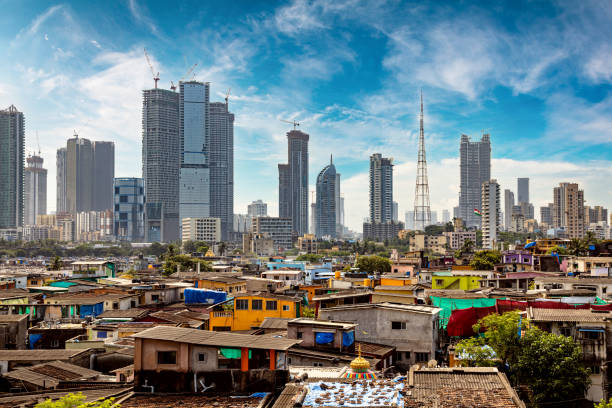
#> input picture day.jpg, 612 x 408 px
$ python app.py
#> lines starting #> are read from the running program, lines starting #| are printed output that depends on the picture
import numpy as np
from imageio import imread,imwrite
import cv2

img = imread('day.jpg')
#> img is the input picture: shape (408, 612, 3); mean R, G, B 113.6, 127.9, 131.2

arr = img *np.array([0.3,0.3,0.4])  #[0.1,0.2,0.5] og array
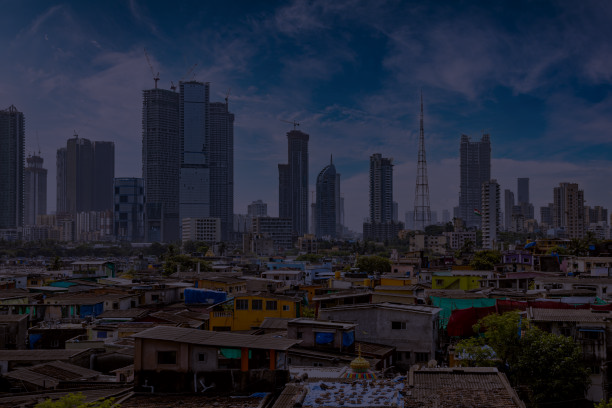
#> arr: shape (408, 612, 3) float64; mean R, G, B 34.1, 38.4, 52.5
arr2 = (255*arr/arr.max()).astype(np.uint8)
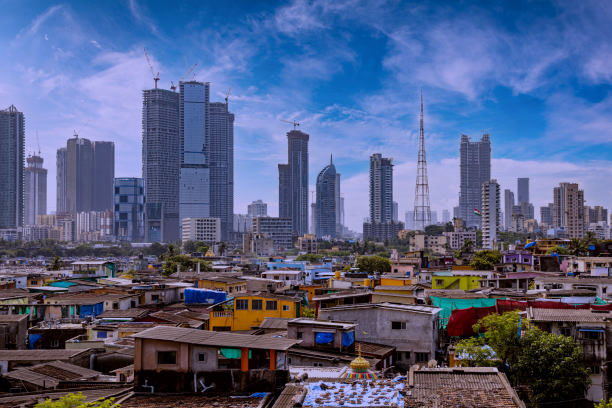
#> arr2: shape (408, 612, 3); mean R, G, B 84.8, 95.5, 131.2
imwrite('night.png',arr2)

img2 = cv2.imread('night.png')
gamma = 3 #for the darkness like a night

gamma_img = np.array(255*(img2/255)**gamma,dtype= 'uint8')
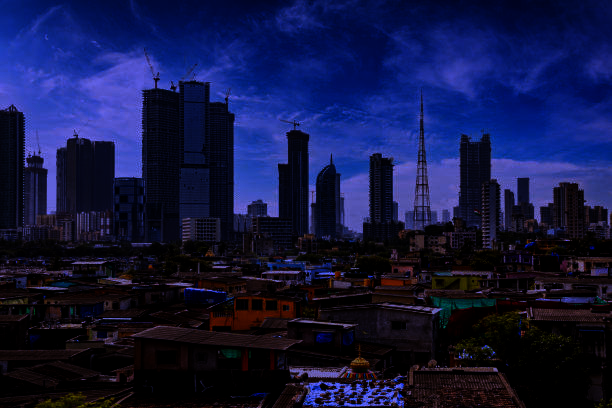
#> gamma_img: shape (408, 612, 3); mean B, G, R 65.8, 22.4, 18.1

cv2.imwrite('nigh_final.png',gamma_img)
print("Conversion done!")
